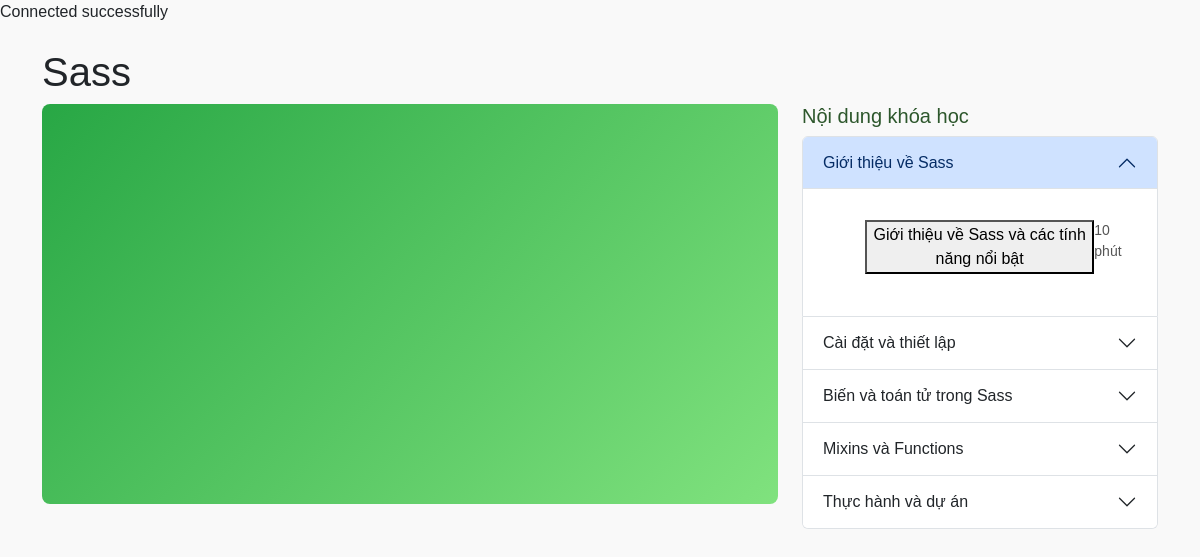
Screenshot of /Views/Pages/user/subject.php?id=2 with the database file from the repository.
### tables this page shows
CREATE TABLE Courses (
    course_id INT PRIMARY KEY AUTO_INCREMENT,
    title VARCHAR(250),              
    images VARCHAR(255),             
    descriptions TEXT,               
    duration VARCHAR(20),     
    video_url VARCHAR(255),
    original_price DECIMAL(10, 2),   
    num_students INT,               
    types ENUM('Pro', 'Free')         
);

CREATE TABLE Chapters (
    chapter_id INT PRIMARY KEY AUTO_INCREMENT,
    chapter_title VARCHAR(255),
    course_id INT,
    FOREIGN KEY (course_id) REFERENCES Courses(course_id) ON DELETE CASCADE
);

CREATE TABLE Lessons (
    lesson_id INT PRIMARY KEY AUTO_INCREMENT,
    title VARCHAR(255),
    content_url VARCHAR(255),
    content_type ENUM('video', 'document'),
    duration INT,
    description TEXT,
    course_id INT,
    chapter_id INT,
    FOREIGN KEY (course_id) REFERENCES Courses(course_id) ON DELETE CASCADE,
    FOREIGN KEY (chapter_id) REFERENCES Chapters(chapter_id) ON DELETE CASCADE
);

### Controller/coursescontroll.php (called while the page is built, shortened)
<?php
require_once('C:\xampp\htdocs\ProjectWeb-TD\ProjectEduWeb-PHP\Views\Public\config.php');
require_once(__DIR__ . '/../Model/coursemodel.php');
class CourseController {
    private $courseModel;
    public function __construct($conn) {
        $this->courseModel = new CourseModel($conn);
    }
    public function getCourseById($course_id) {
        $course = $this->courseModel->getCourseById($course_id);
        return $course;
    }
}
?>

### Model/coursemodel.php (called while the page is built, shortened)
<?php
class CourseModel {
    private $conn;
    public function __construct($conn) {
        $this->conn = $conn;
    }
    public function getCourseById($course_id) {
        $sql = "SELECT * FROM courses WHERE course_id = ?";
        $stmt = $this->conn->prepare($sql);
        $stmt->bind_param("i", $course_id);
        $stmt->execute();
        $result = $stmt->get_result();
        return $result->fetch_assoc();
    }
}
?>

### Controller/chaptercontroller.php (called while the page is built, shortened)
<?php
require_once('C:\xampp\htdocs\ProjectWeb-TD\ProjectEduWeb-PHP\Model\chapter.php');
require_once('C:\xampp\htdocs\ProjectWeb-TD\ProjectEduWeb-PHP\Model\lessonsmodel.php');
class ChapterController {
    private $chapterModel;
    public function __construct($conn) {
        $this->chapterModel = new ChapterModel($conn);
    }
    public function getChaptersByCourseId($course_id) {
        $chapters = $this->chapterModel->getChaptersByCourseId($course_id);
        return $chapters;
    }
}
?>

### Model/chapter.php (called while the page is built, shortened)
<?php
class ChapterModel {
    private $conn;
    public function __construct($connection) {
        $this->conn = $connection;
    }
    public function getChaptersByCourseId($course_id) {
        $stmt = $this->conn->prepare("SELECT * FROM Chapters WHERE course_id = ?");
        $stmt->bind_param('i', $course_id);
        $stmt->execute();
        $result = $stmt->get_result();
        return $result->fetch_all(MYSQLI_ASSOC);
    }
    }
?>

### Controller/lessoncontroll.php (called while the page is built, shortened)
<?php
require_once('C:\xampp\htdocs\ProjectWeb-TD\ProjectEduWeb-PHP\Views\Public\config.php');
require_once('C:\xampp\htdocs\ProjectWeb-TD\ProjectEduWeb-PHP\Model\lessonsmodel.php');
class LessonController {
    private $lessonModel;
    public function __construct($conn) {
        $this->lessonModel = new LessonModel($conn);
    }
    public function getLessonsByChapter($chapter_id) {
        $lessons = $this->lessonModel->getLessonsByChapterId($chapter_id);
        return $lessons;
    }
}
?>

### Model/lessonsmodel.php (called while the page is built, shortened)
<?php
class LessonModel {
    private $conn;
    public function __construct($conn) {
        $this->conn = $conn;
    }
    public function getLessonsByChapterId($chapter_id) {
        $sql = "SELECT * FROM lessons WHERE chapter_id = ?";
        $stmt = $this->conn->prepare($sql);
        $stmt->bind_param("i", $chapter_id);
        $stmt->execute();
        $result = $stmt->get_result();
        $lessons = [];
        if ($result->num_rows > 0) {
            while ($row = $result->fetch_assoc()) {
                $lessons[] = $row;
            }
        }
        return $lessons;
    }
}
?>

### Views/Pages/user/subject.php (the view, shortened to what this page needs)
<?php
require_once('C:\xampp\htdocs\ProjectWeb-TD\ProjectEduWeb-PHP\Controller\coursescontroll.php');
require_once('C:\xampp\htdocs\ProjectWeb-TD\ProjectEduWeb-PHP\Controller\lessoncontroll.php');
require_once('C:\xampp\htdocs\ProjectWeb-TD\ProjectEduWeb-PHP\Controller\chaptercontroller.php');
$conn = mysqli_connect($host, $user, $password, $database);
$courseController = new CourseController($conn);
$lessonController = new LessonController($conn);
$chapterController = new ChapterController($conn);
if (isset($_GET['id'])) {
    $course_id = $_GET['id'];
    $course = $courseController->getCourseById($course_id);
    $chapters = $chapterController->getChaptersByCourseId($course_id);
} else {
    echo "Course ID is not provided.";
    exit;
}
?>
<!DOCTYPE html>
<html lang="en">
<head>
    <link href="https://cdn.jsdelivr.net/npm/bootstrap@5.3.0/dist/css/bootstrap.min.css" rel="stylesheet">
    <link href="https://cdnjs.cloudflare.com/ajax/libs/font-awesome/6.0.0/css/all.min.css" rel="stylesheet">
</head>
<body>
    <div class="container mt-4">
        <h1><?php echo htmlspecialchars($course['title']); ?></h1>
        <div class="row">
            <div class="col-md-8">
                <div class="video-wrapper">
                    <iframe src="<?php echo htmlspecialchars($lesson['content_url']); ?>"
                        title="Video Player"
                        frameborder="0"
                        allow="accelerometer; autoplay; clipboard-write; encrypted-media; gyroscope; picture-in-picture"
                        allowfullscreen>
                    </iframe>
                </div>
            </div>
            <div class="col-md-4">
                <h5>Nội dung khóa học</h5>
                <div class="accordion" id="courseContentAccordion">
                    <?php if (!empty($chapters)): ?>
                        <?php foreach ($chapters as $index => $chapter): ?>
                            <div class="accordion-item">
                                <h2 class="accordion-header" id="heading<?php echo $index; ?>">
                                    <button class="accordion-button <?php echo ($index === 0) ? '' : 'collapsed'; ?>" type="button" data-bs-toggle="collapse" data-bs-target="#collapse<?php echo $index; ?>" aria-expanded="<?php echo ($index === 0) ? 'true' : 'false'; ?>" aria-controls="collapse<?php echo $index; ?>">
                                        <?php echo htmlspecialchars($chapter['chapter_title']); ?>
                                    </button>
                                </h2>
                                <div id="collapse<?php echo $index; ?>" class="accordion-collapse collapse <?php echo ($index === 0) ? 'show' : ''; ?>" aria-labelledby="heading<?php echo $index; ?>" data-bs-parent="#courseContentAccordion">
                                    <div class="accordion-body">
                                        <ul>
                                            <?php
                                            $lessons = $lessonController->getLessonsByChapter($chapter['chapter_id']);
                                            if (!empty($lessons)): ?>
                                                <?php foreach ($lessons as $lesson): ?>
                                                    <li class="lesson_duratitle" data-video="<?php echo htmlspecialchars($lesson['content_url']); ?>">
                                                        <button class="lesson-title"><?php echo htmlspecialchars($lesson['description']); ?></button>
                                                        <span class="lesson-duration"><?php echo htmlspecialchars($lesson['duration']); ?> phút</span>
                                                    </li>
                                                <?php endforeach; ?>
                                            <?php else: ?>
                                                <li>Không có bài học nào trong chương này.</li>
                                            <?php endif; ?>
                                        </ul>
                                    </div>
                                </div>
                            </div>
                        <?php endforeach; ?>
                    <?php else: ?>
                        <p>Không có nội dung nào trong khóa học này.</p>
                    <?php endif; ?>
                </div>
            </div>
        </div>
    </div>
</body>
</html>

### Views/Pages/user/subject.php (style rules this page uses)
body { font-family: Arial, sans-serif; background-color: #f9f9f9; }
.video-wrapper { background: linear-gradient(135deg, #28a745, #80e27e); border-radius: 8px; overflow: hidden; }
.video-wrapper iframe { width: 100%; height: 400px; }
h5 { color: #2d572c; }
.lesson_duratitle { display: flex; justify-content: space-between; padding: 10px; margin: 5px 0; cursor: pointer; }
.lesson-title { font-size: 16px; }
.lesson-duration { font-size: 14px; color: #555; }

### rows the page displays
courses: title "Sass"
chapters: chapter_title "Giới thiệu về Sass"
lessons: description "Giới thiệu về Sass và các tính năng nổi bật", duration "10"
chapters: chapter_title "Cài đặt và thiết lập"
chapters: chapter_title "Biến và toán tử trong Sass"
chapters: chapter_title "Mixins và Functions"
chapters: chapter_title "Thực hành và dự án"
